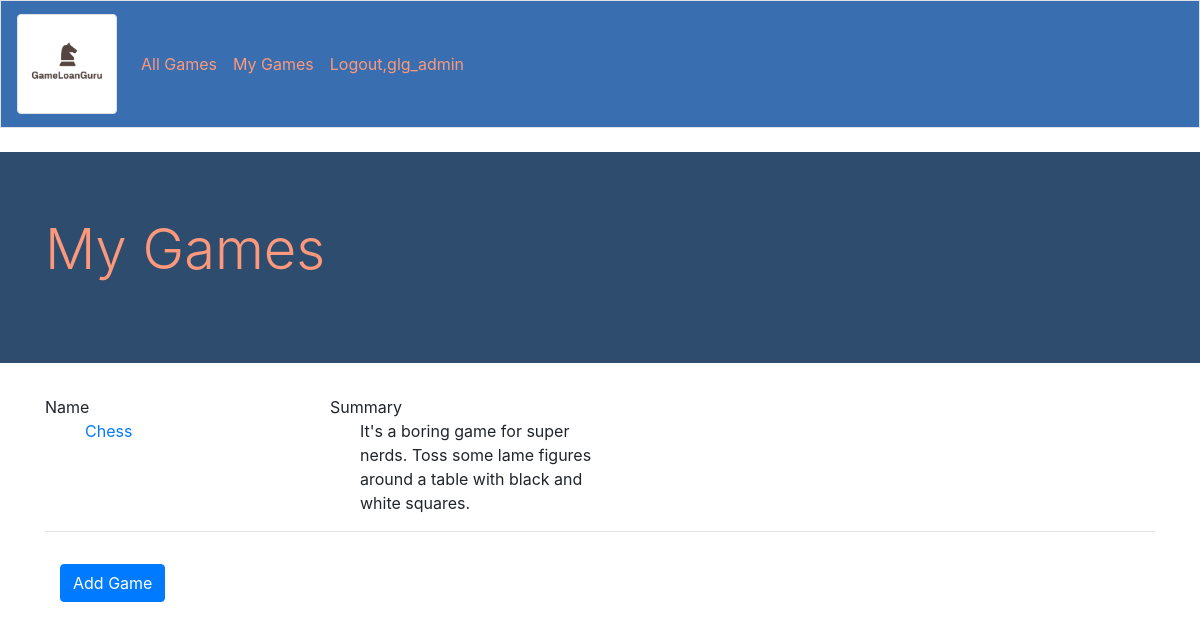
/mygames/ (signed in), run on an earlier commit of the app's database.
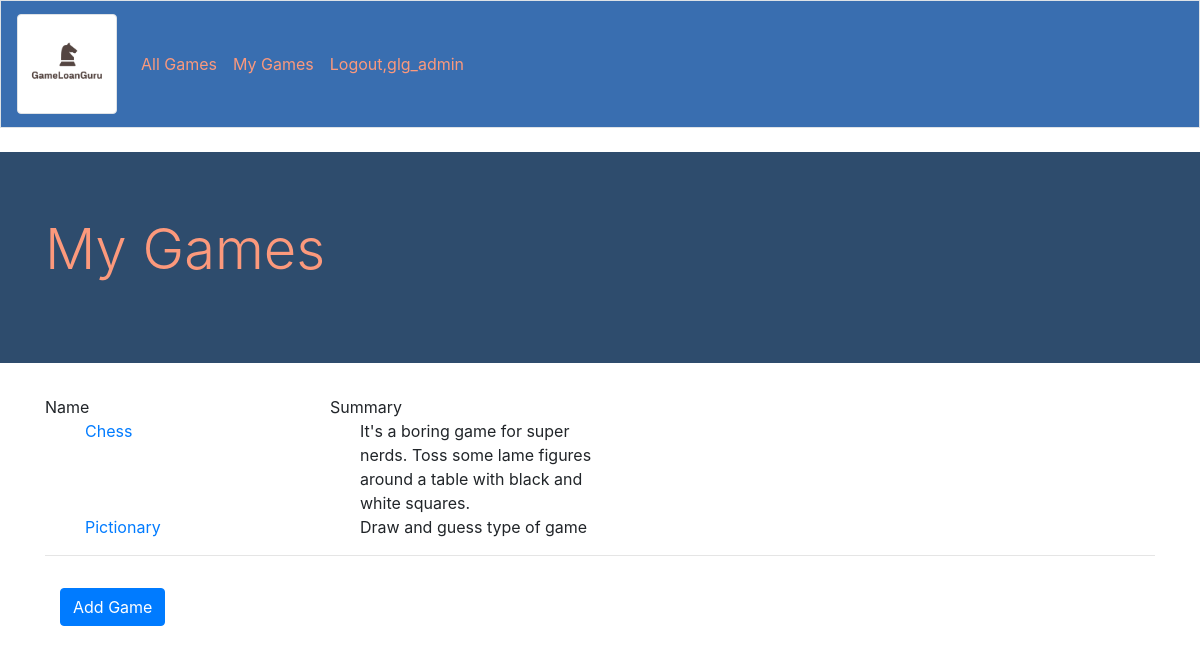
And on a later commit of the database.
### mainapp/models.py (models this page shows, shortened)
class Game(models.Model):
    name = models.CharField(max_length=200)
    summary = models.CharField(max_length=200)
    date_added = models.DateTimeField(auto_now_add=True)
    date_modified = models.DateTimeField(auto_now_add=True)
    owner = models.ForeignKey(User, on_delete=models.CASCADE)
    LOAN_STATUS = (
        ('a', 'Available'),
        ('o', 'On loan'),
        ('r', 'Reserved'),
    )
    status = models.CharField(
        max_length=1,
        choices=LOAN_STATUS,
        blank=True,
        default='a',
        help_text='Game availability',
    )

### mainapp/views.py (the view)
# urls.py: path('mygames/', views.mygames, name='mygames'),
@login_required
def mygames(request):
    mygames = Game.objects.filter(owner=request.user).order_by('date_added')
    context = {'mygames' : mygames}
    return render(request, 'mainapp/mygames.html', context)

### mainapp/templates/mainapp/mygames.html (shortened to what this page needs)
{% extends "mainapp/base.html" %}
{% block page_header %}
<div style="background-color: #2E4C6D!important;" class="jumbotron jumbotron-fluid">
    <div class="container">
      <h1 style="color: #FC997C !important" class="display-4">My Games</h1>
    </div>
</div>
{% endblock page_header %}
{% block content %}
  <div class="container">
       <div class="row">
          <div class="col-md-3 themed-grid-col">Name</div>
          <div class="col-md-3 themed-grid-col">Summary</div>
          <div class="col-md-3 themed-grid-col"></div>
          <div class="col-md-3 themed-grid-col"></div>
        </div>
       <ul>
        <div class="row">
          {% for game in mygames %}
          <div class="col-md-3 themed-grid-col"><a href="{%url 'mainapp:editgame' game.id %}">{{ game.name }}</a></div>
          <div class="col-md-3 themed-grid-col">{{ game.summary}}</div>
          <div class="col-md-3 themed-grid-col"></div>
          <div class="col-md-3 themed-grid-col"></div>
       {% empty %}
         <div class="col-md-4 themed-grid-col"> No games added yet</div>
       {% endfor %}
        </div>
       </ul>
       <hr>
          <div class="col-md-4 themed-grid-col">
          <a class="btn btn-primary" href="{% url 'mainapp:addgame' %}" role="button">Add Game</a>
          </div>
        </div>
{% endblock content %}

What changed in the data, as far as the page shows it:
added Game: name "Pictionary", summary "Draw and guess type of game"
